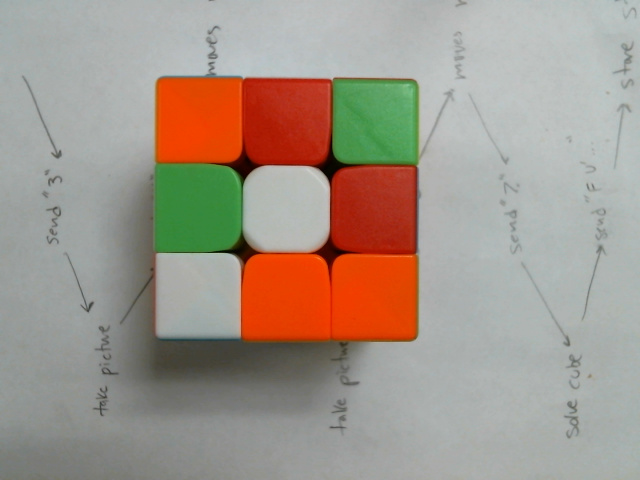
#> input picture ComputerVision/dynamTest27.png, 640 x 480 px
$ python initCV.py
#> lines starting #> are read from the running program, lines starting #| are printed output that depends on the picture; after the words box and inside, x2 and y2 are one past the last pixel; in counts of white or black regions, pixels touching at a corner belong together; long printed decimals are rounded
import cv2
import numpy as np

def main():
	image = cv2.imread("dynamTest27.png")
#> image is the input picture: shape (480, 640, 3); mean B, G, R 139.2, 150.5, 162
	newframe = computeContours(image)
	cv2.imshow('Init w Squares', image)
	cv2.imshow('Final', newframe)
	cv2.waitKey()

def initialimg():
	#Read in image and convert it to gray, add blur
	image = cv2.imread("sideDynamV24.png")
	gray = cv2.cvtColor(image, cv2.COLOR_BGR2GRAY)
	blurred = cv2.GaussianBlur(gray, (7, 7), 0)

	cv2.imshow('blur', blurred)

	canny = cv2.Canny(blurred, 20, 40)

	#Dilate image to open up
	kernel = np.ones((3,3), np.uint8)
	dilated = cv2.dilate(canny, kernel, iterations=4)

	#Draw contours on image based on continuous average colors
	(contours, hierarchy) = cv2.findContours(dilated.copy(), cv2.RETR_TREE, cv2.CHAIN_APPROX_SIMPLE)
	cv2.drawContours(image, contours, -1, (0,255,0), 3)

	#Show image to user
	cv2.imshow('canny', image)
	cv2.waitKey()


def computeContours(frame):
    frame2 = frame.copy()
    #frame2 = cv2.imread("opencv_frame3.png")
    gausBlur = 11

    gaus = 7

    blur = cv2.bilateralFilter(cv2.cvtColor(frame2, cv2.COLOR_BGR2GRAY), gausBlur, 15, 15)
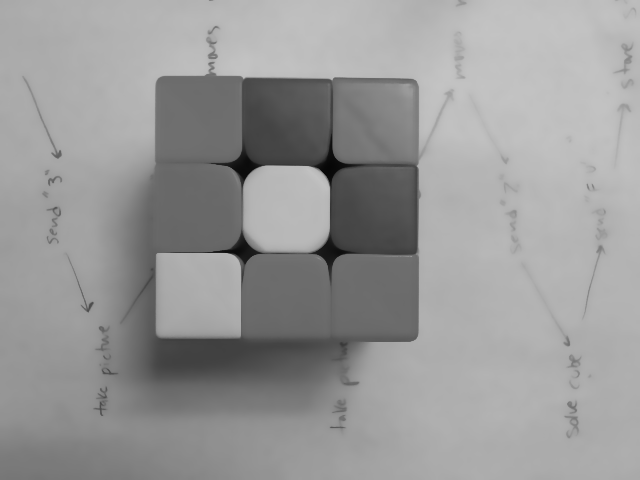
#> blur: shape (480, 640); min 6, max 195, mean 152.7

    frame2 = cv2.adaptiveThreshold(blur, 255, cv2.ADAPTIVE_THRESH_GAUSSIAN_C, cv2.THRESH_BINARY_INV, gaus, 2)
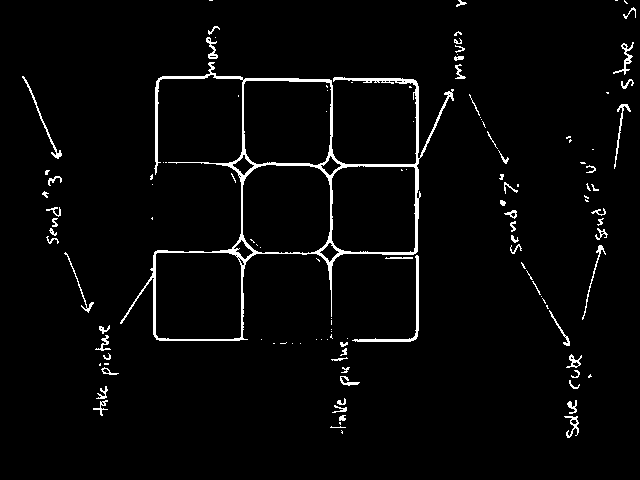
#> frame2: shape (480, 640); 3% white in thin lines or dots, all inside (x1, y1, x2, y2) = (22, 0, 636, 438)

    canny = cv2.Canny(frame2, 88, 347)
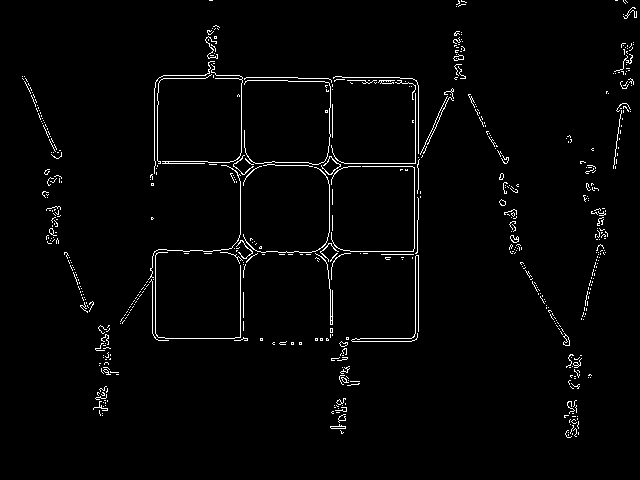
#> canny: shape (480, 640); 2.2% white in thin lines or dots, all inside (x1, y1, x2, y2) = (22, 0, 637, 438)

    cv2.imshow("Canny Edge", canny);

    kernel = np.ones((3,3), np.uint8)
    dilated = cv2.dilate(canny, kernel, iterations=3)
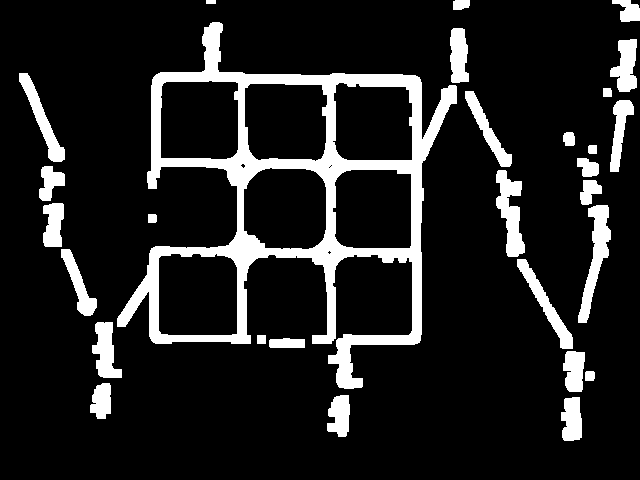
#> dilated: shape (480, 640); 13% white; 29 white regions

    (contours, hierarchy) = cv2.findContours(dilated.copy(), cv2.RETR_TREE, cv2.CHAIN_APPROX_SIMPLE)
#> contours = 40 contours, 5 with area under 20; largest, box (x1, y1, x2, y2) and area: (117, 22, 457, 389) 56686, (158, 253, 238, 336) 6257, (243, 167, 327, 250) 6031, (244, 83, 328, 162) 5932, (160, 80, 239, 160) 5927
    outputArr = []
    # Index used to remove nested squares.
    index = 0
    #print(len(contours))
    for cnt in contours:
        if (hierarchy[0,index,3] != -1):
            epsilon = (15/100)*cv2.arcLength(cnt, True)
            approx = cv2.approxPolyDP(cnt, epsilon, True)

            area = cv2.contourArea(approx, False)

            if (len(approx) == 4 and area > 264):
                # Square detected. Draw onto original image.
                x,y,w,h = cv2.boundingRect(cnt)
                #print(x, y)
                avgColor = np.array(cv2.mean(frame[y:y+h, x:x+h])).astype(int)
                #print(avgColor)
                cv2.drawContours(frame, [approx], 0, (0, 255, 0), 3)

                blue = avgColor[0]/255
                green = avgColor[1]/255
                red = avgColor[2]/255
                cmax =max(red, blue, green)
                cmin = min(red, blue, green)
                diff = cmax - cmin
                hue =-1
                saturation = -1

                if(cmax==cmin):
                	hue=0
                elif(cmax==red):
                	hue = (60*((green-blue)/diff)+360)%360
                elif(cmax==green):
                	hue = (60*((blue-red)/diff)+120)%360
                elif(cmax == blue):
                	hue = (60*((red-green)/diff)+240)%360


                if(cmax==0):
                	saturation=0
                else:
                	saturation=(diff/cmax)*100

                value = cmax*100

                avgColor[0], avgColor[1], avgColor[2] = hue, saturation, value
                face = []
                print(hue, saturation, value)
                if 190 <= avgColor[0] <= 250 and 55 <= avgColor[1] <= 95 and 35 <= avgColor[2] <= 85:
                	print('blue detected at', x, y)
                	outputArr.append('blue')
                elif (345 <= avgColor[0] or avgColor[0] <= 11) and 50 <= avgColor[1] <= 90 and 45 <= avgColor[2] <= 90:
                	print('red detected at', x, y)
                	outputArr.append('red')
                elif avgColor[0] <= 36 and 65 <= avgColor[1] <= 99 and 60 <= avgColor[2] <= 99:
                	print('orange detected at', x, y)
                	outputArr.append('orange')
                elif 100<= avgColor[0] <= 190 and 59 <= avgColor[1] <= 99 and 40 <= avgColor[2] <= 75:
                	print('green detected at ', x, y)
                	outputArr.append('green')
                elif 40<= avgColor[0] <= 80 and 30 <= avgColor[1] <= 90 and 65 <= avgColor[2] <= 100:
                	print('yellow detected at ', x, y)
                	outputArr.append('yellow')
                elif avgColor[1] <= 25 and 87 <= avgColor[2]:
                	print('white detected at ', x, y)
                	outputArr.append('white')
                else:
                    outputArr.append("none")

        index += 1
#> this loop made 40 passes
#> (epsilon, approx, area, x, y, w, h) on passes 27, 29, 30, 36, 37: (47.64, [[161, 255], [234, 261], [236, 334], [160, 333]], 5623, 158, 253, 80, 83), (45.45, [[342, 172], [411, 174], [409, 248], [336, 240]], 5061, 332, 169, 80, 80), (45, [[258, 171], [323, 179], [317, 245], [243, 230]], 4464.5, 243, 167, 84, 83), (47.25, [[335, 85], [405, 86], [412, 159], [342, 158]], 5103, 332, 82, 81, 79), (46.49, [[238, 83], [232, 157], [160, 157], [164, 82]], 5441, 160, 80, 79, 80)
#> (epsilon, approx, area) on pass 35: (47.02, [[244, 88], [321, 84], [322, 157]], 2812.5)
#| 108.0 2.941 66.667
#| 8.163 87.500 65.882
#| red detected at 332 169
#| 84.000 2.857 68.627
#| 124.110 47.712 60.0
#| 17.253 100.0 91.373
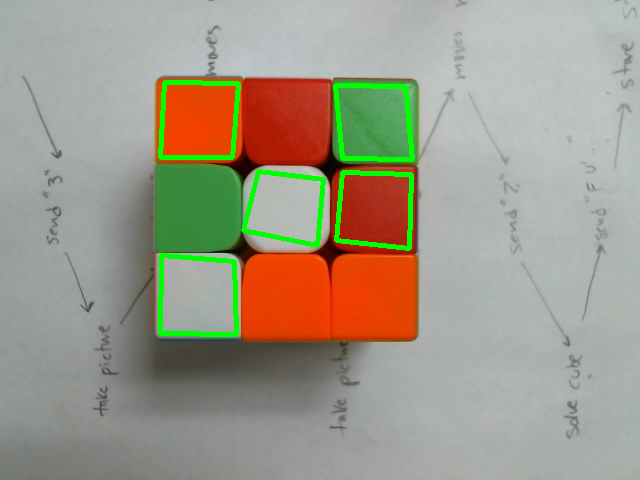
#> frame: shape (480, 640, 3); mean B, G, R 137.1, 153.5, 158.2
#> after the loop, index = 40; outputArr = ['none', 'red', 'none', 'none', 'none']

    print(outputArr)
#| ['none', 'red', 'none', 'none', 'none']
    rev = outputArr[::-1]
#> rev = ['none', 'none', 'none', 'red', 'none']
    print(rev)
#| ['none', 'none', 'none', 'red', 'none']
    #red, orange, green, orange, yellow, green, orange, white, blue
    #Online Color Picker w/ HSV vals: https://colorpicker.me/#a0d0bb
    return frame2;


if __name__ == '__main__':
		main()

$ run again, with ComputerVision/dynamTest0.png copied over ComputerVision/dynamTest27.png
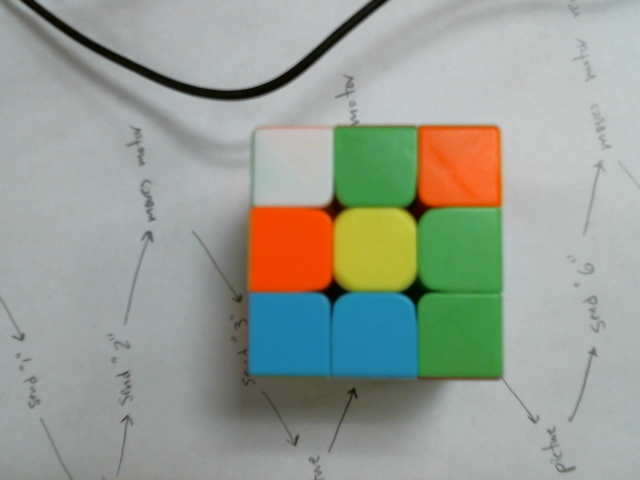
#> input picture ComputerVision/dynamTest0.png, 640 x 480 px
#> in main, image is the input picture: shape (480, 640, 3); mean B, G, R 148.1, 158.3, 151.6
#> in computeContours, `frame2 = cv2.adaptiveThreshold(blur, 255, cv2.ADAPTIVE_THRESH_GAUSSIAN..`:
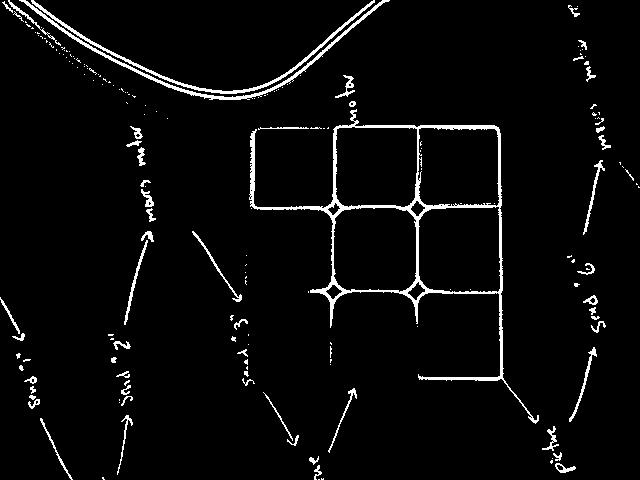
#> frame2: shape (480, 640); 3.9% white; 181 white regions (122 under 20 px), largest, box (x1, y1, x2, y2) and area: (249, 109, 539, 424) 4899, (19, 0, 390, 100) 1402, (31, 0, 375, 94) 1234
#> canny: shape (480, 640); 2.7% white in thin lines or dots
#> dilated: shape (480, 640); 15.3% white; 35 white regions
#> contours = 43 contours, 3 with area under 20; largest, box (x1, y1, x2, y2) and area: (245, 71, 542, 427) 42046, (0, 0, 393, 106) 9506, (421, 210, 497, 289) 5502, (336, 210, 413, 287) 5398, (338, 128, 414, 203) 5189
#> the loop in computeContours, `for cnt in contours:` made 43 passes
#> (epsilon, approx, area, x, y, w, h) on passes 33, 34, 36, 37: (44.2, [[429, 214], [495, 211], [495, 287], [425, 279]], 4799, 421, 210, 76, 79), (41.98, [[346, 213], [410, 220], [404, 285], [340, 280]], 4260, 336, 210, 77, 77), (42.84, [[422, 132], [491, 132], [495, 198], [428, 201]], 4597.5, 422, 130, 74, 72), (42.82, [[260, 132], [329, 132], [326, 201], [257, 201]], 4761, 256, 129, 74, 75)
#> (printed output is left out)
#> after the loop in computeContours, `for cnt in contours:`:
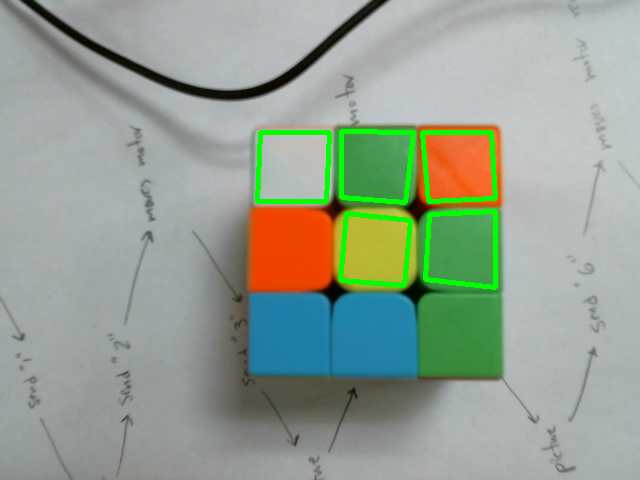
#> frame: shape (480, 640, 3); mean B, G, R 146.2, 160.5, 148.4
#> after the loop in computeContours, `for cnt in contours:`: index = 43; outputArr = ['none', 'yellow', 'orange', 'none', 'none']
#| ['none', 'yellow', 'orange', 'none', 'none']
#> rev = ['none', 'none', 'orange', 'yellow', 'none']
#| ['none', 'none', 'orange', 'yellow', 'none']

$ run again, with ComputerVision/dynamTest1.png copied over ComputerVision/dynamTest27.png
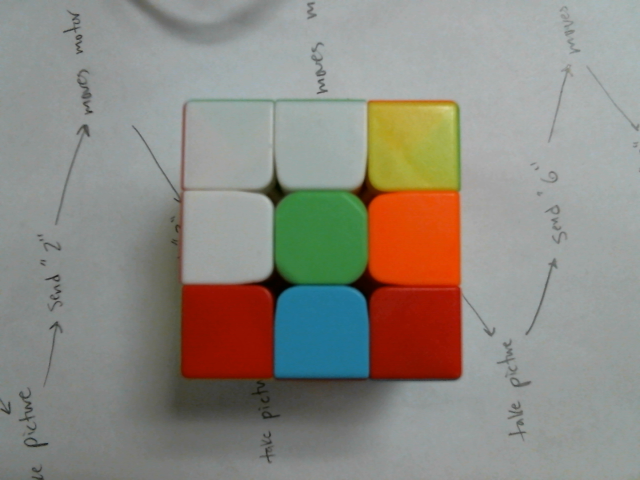
#> input picture ComputerVision/dynamTest1.png, 640 x 480 px
#> in main, image is the input picture: shape (480, 640, 3); mean B, G, R 129.5, 137.6, 141
#> in computeContours, `frame2 = cv2.adaptiveThreshold(blur, 255, cv2.ADAPTIVE_THRESH_GAUSSIAN..`:
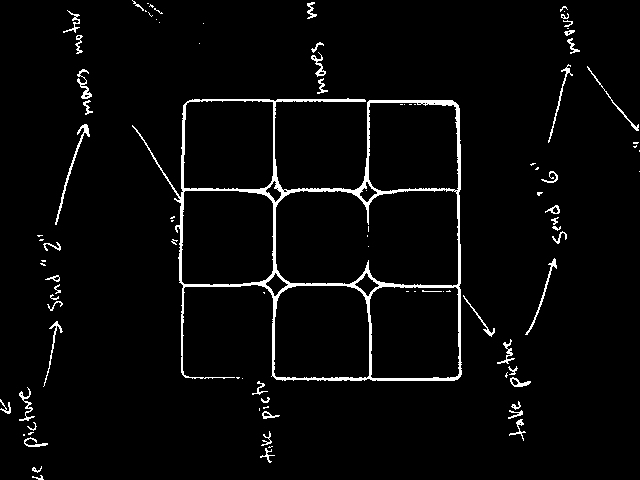
#> frame2: shape (480, 640); 3.4% white; 95 white regions (47 under 20 px), largest, box (x1, y1, x2, y2) and area: (132, 98, 462, 381) 6670, (55, 124, 90, 225) 290, (525, 258, 557, 335) 196
#> canny: shape (480, 640); 2.3% white in thin lines or dots
#> dilated: shape (480, 640); 13.7% white; 29 white regions
#> contours = 38 contours; largest, box (x1, y1, x2, y2) and area: (128, 39, 498, 422) 78166, (278, 193, 455, 282) 13874, (277, 288, 366, 375) 7168, (184, 193, 270, 281) 7076, (275, 104, 364, 186) 6806
#> the loop in computeContours, `for cnt in contours:` made 38 passes
#> (epsilon, approx, area, x, y, w, h) on passes 23, 24, 29, 30: (49.44, [[377, 294], [454, 295], [453, 373], [374, 373]], 6124, 372, 289, 84, 86), (49.37, [[282, 298], [355, 293], [365, 372], [279, 373]], 6132, 277, 288, 89, 87), (49, [[189, 193], [269, 205], [262, 276], [184, 277]], 6155.5, 184, 193, 86, 88), (48.03, [[372, 107], [450, 108], [454, 184], [378, 185]], 5929, 371, 105, 84, 83)
#> (printed output is left out)
#> after the loop in computeContours, `for cnt in contours:`:
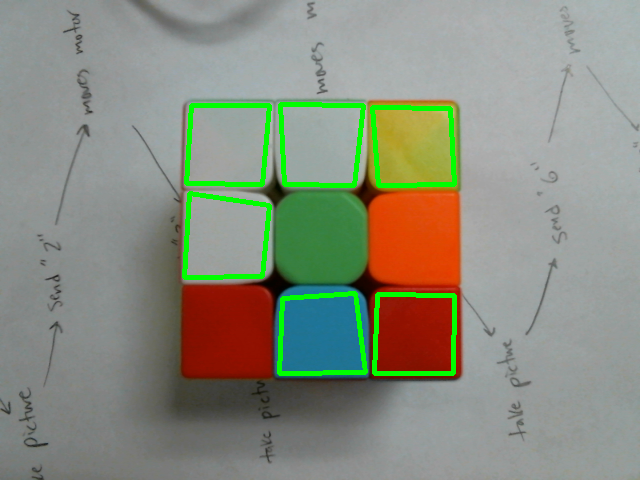
#> frame: shape (480, 640, 3); mean B, G, R 126.1, 141.3, 136.9
#> after the loop in computeContours, `for cnt in contours:`: index = 38; outputArr = ['none', 'blue', 'none', 'yellow', 'none', 'none']
#| ['none', 'blue', 'none', 'yellow', 'none', 'none']
#> rev = ['none', 'none', 'yellow', 'none', 'blue', 'none']
#| ['none', 'none', 'yellow', 'none', 'blue', 'none']
